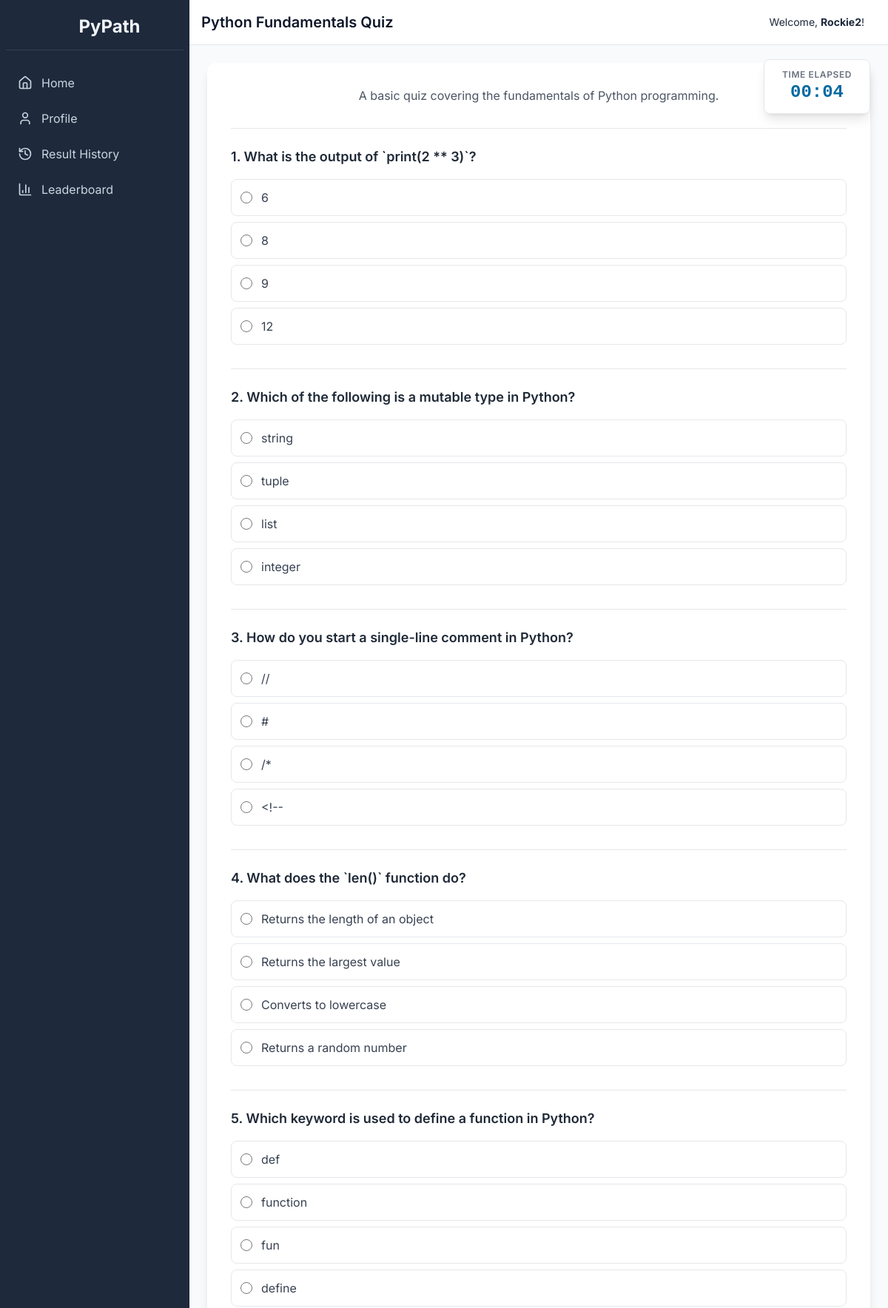
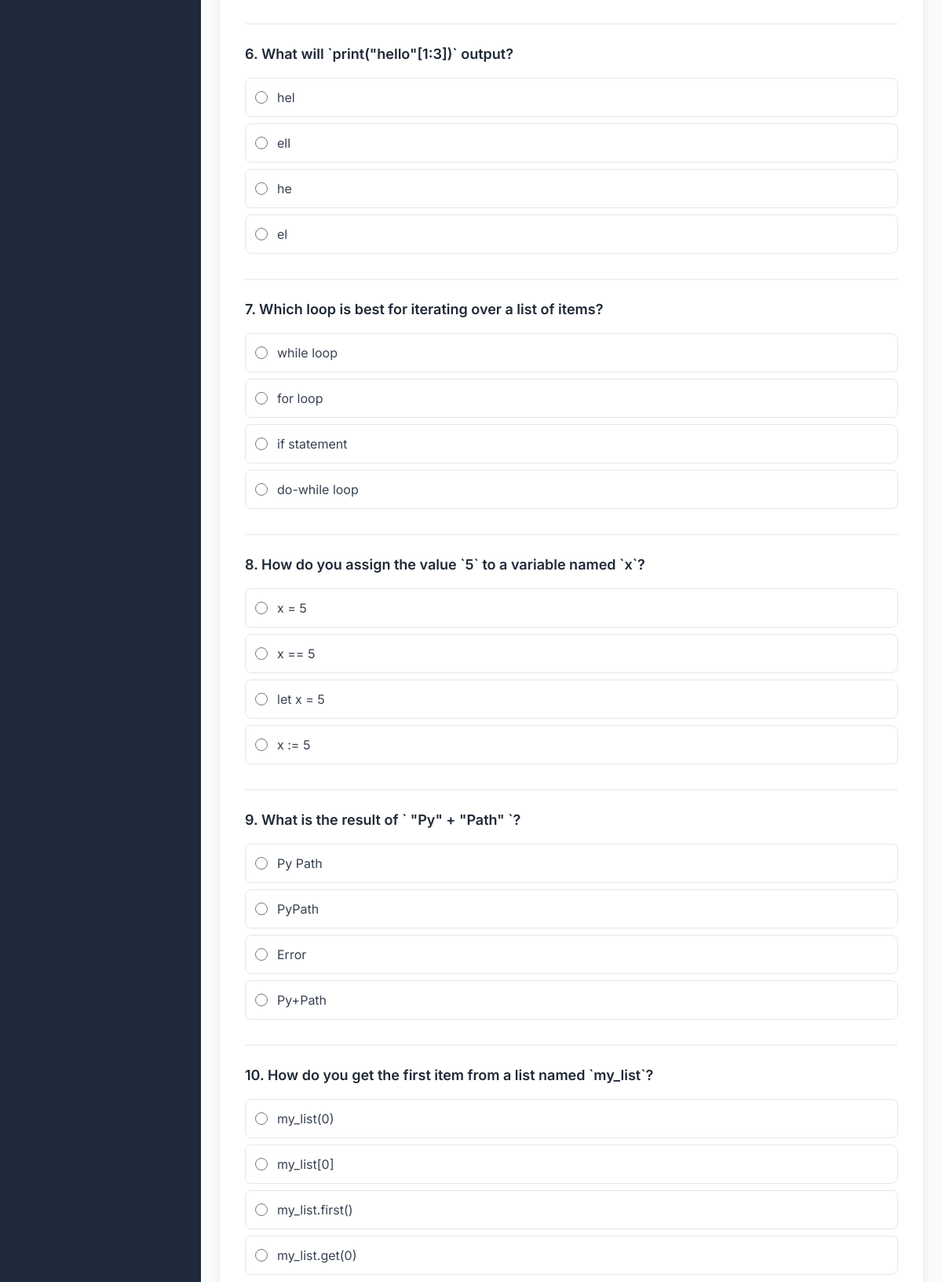
The app's page /quiz/1 (signed in, upper part) with its own data (2 pictures, top to bottom).
### tables this page shows
CREATE TABLE question_sets (
    id INTEGER PRIMARY KEY AUTOINCREMENT,
    title TEXT NOT NULL,
    description TEXT
);

CREATE TABLE questions (
    id INTEGER PRIMARY KEY AUTOINCREMENT,
    question_text TEXT NOT NULL,
    question_type TEXT NOT NULL DEFAULT 'multiple_choice',
    topic TEXT NOT NULL,
    option_a TEXT,
    option_b TEXT,
    option_c TEXT,
    option_d TEXT,
    correct_answer TEXT,
    correct_code_output TEXT
);

### app.py (the view)
@app.route('/quiz/<int:set_id>')
def quiz(set_id):
    if not get_user_id(): return redirect(url_for('login'))
    session['quiz_start_time'] = datetime.now().isoformat()
    conn = get_db_connection()
    questions = conn.execute('SELECT q.* FROM questions q JOIN set_questions sq ON q.id = sq.question_id WHERE sq.set_id = ?', (set_id,)).fetchall()
    set_info = conn.execute('SELECT * FROM question_sets WHERE id = ?', (set_id,)).fetchone()
    conn.close()
    return render_template('student/quiz.html', questions=questions, set_info=set_info)

### app.py (called while the page is built)
def get_db_connection():
    conn = sqlite3.connect('pypath.db', check_same_thread=False, detect_types=sqlite3.PARSE_DECLTYPES | sqlite3.PARSE_COLNAMES)
    conn.row_factory = sqlite3.Row
    return conn

def get_user_id():
    return session.get('user_id')

### templates/student/quiz.html (shortened to what this page needs)
{% extends "layout.html" %}
{% block header %}{{ set_info.title }}{% endblock %}
{% block content %}
<div class="fixed top-20 right-6 bg-white p-3 rounded-lg shadow-lg border text-center z-10 w-36">
    <p class="text-xs font-semibold text-gray-500 uppercase tracking-wider">Time Elapsed</p>
    <div id="timer" class="text-2xl font-bold text-sky-700 font-mono">00:00</div>
</div>
<div class="max-w-4xl mx-auto">
    <div class="bg-white p-8 rounded-xl shadow-lg">
        <p class="text-center text-gray-600 mb-8">{{ set_info.description }}</p>
        <form id="quizForm" action="{{ url_for('submit_quiz', set_id=set_info.id) }}" method="POST" class="space-y-8">
            {% for question in questions %}
            <div class="border-t pt-6 question-block" data-question-id="{{ question.id }}">
                <p class="text-lg font-semibold text-gray-800 mb-4">{{ loop.index }}. {{ question.question_text }}</p>
                {% if question.question_type == 'multiple_choice' %}
                <div class="space-y-2">
                    <label class="flex items-center p-3 rounded-lg border border-gray-200 hover:bg-gray-50 cursor-pointer">
                        <input type="radio" name="question_{{ question.id }}" value="A" class="h-4 w-4 text-sky-600 border-gray-300 focus:ring-sky-500">
                        <span class="ml-3 text-gray-700">{{ question.option_a }}</span>
                    </label>
                    <label class="flex items-center p-3 rounded-lg border border-gray-200 hover:bg-gray-50 cursor-pointer">
                        <input type="radio" name="question_{{ question.id }}" value="B" class="h-4 w-4 text-sky-600 border-gray-300 focus:ring-sky-500">
                        <span class="ml-3 text-gray-700">{{ question.option_b }}</span>
                    </label>
                    <label class="flex items-center p-3 rounded-lg border border-gray-200 hover:bg-gray-50 cursor-pointer">
                        <input type="radio" name="question_{{ question.id }}" value="C" class="h-4 w-4 text-sky-600 border-gray-300 focus:ring-sky-500">
                        <span class="ml-3 text-gray-700">{{ question.option_c }}</span>
                    </label>
                    <label class="flex items-center p-3 rounded-lg border border-gray-200 hover:bg-gray-50 cursor-pointer">
                        <input type="radio" name="question_{{ question.id }}" value="D" class="h-4 w-4 text-sky-600 border-gray-300 focus:ring-sky-500">
                        <span class="ml-3 text-gray-700">{{ question.option_d }}</span>
                    </label>
                </div>
                {% endif %}
            </div>
            {% endfor %}
        </form>
    </div>
</div>
{% endblock %}
{% block scripts %}
<link rel="stylesheet" href="https://cdnjs.cloudflare.com/ajax/libs/codemirror/5.65.10/codemirror.min.css">
<link rel="stylesheet" href="https://cdnjs.cloudflare.com/ajax/libs/codemirror/5.65.10/theme/dracula.min.css">
{% endblock %}

### templates/layout.html (style rules this page uses)
body { font-family: 'Inter', sans-serif; }

### records on screen
question_sets: title "Python Fundamentals Quiz", description "A basic quiz covering the fundamentals of Python programming."
questions: question_text "What is the output of `print(2 ** 3)`?", option_a "6", option_b "8", option_c "9", option_d "12"
questions: question_text "Which of the following is a mutable type in Python?", option_a "string", option_b "tuple", option_c "list", option_d "integer"
questions: question_text "How do you start a single-line comment in Python?", option_a "//", option_b "#", option_c "/*", option_d "<!--"
questions: question_text "What does the `len()` function do?", option_a "Returns the length of an object", option_b "Returns the largest value", option_c "Converts to lowercase", option_d "Returns a random number"
questions: question_text "Which keyword is used to define a function in Python?", option_a "def", option_b "function", option_c "fun", option_d "define"
questions: question_text "What will `print(\"hello\"[1:3])` output?", option_a "hel", option_b "ell", option_c "he", option_d "el"
questions: question_text "Which loop is best for iterating over a list of items?", option_a "while loop", option_b "for loop", option_c "if statement", option_d "do-while loop"
questions: question_text "How do you assign the value `5` to a variable named `x`?", option_a "x = 5", option_b "x == 5", option_c "let x = 5", option_d "x := 5"
questions: question_text "What is the result of ` \"Py\" + \"Path\" `?", option_a "Py Path", option_b "PyPath", option_c "Error", option_d "Py+Path"
questions: question_text "How do you get the first item from a list named `my_list`?", option_a "my_list(0)", option_b "my_list[0]", option_c "my_list.first()", option_d "my_list.get(0)"

### other values on screen
{{ session.first_name or session.username }} "Rockie2"
